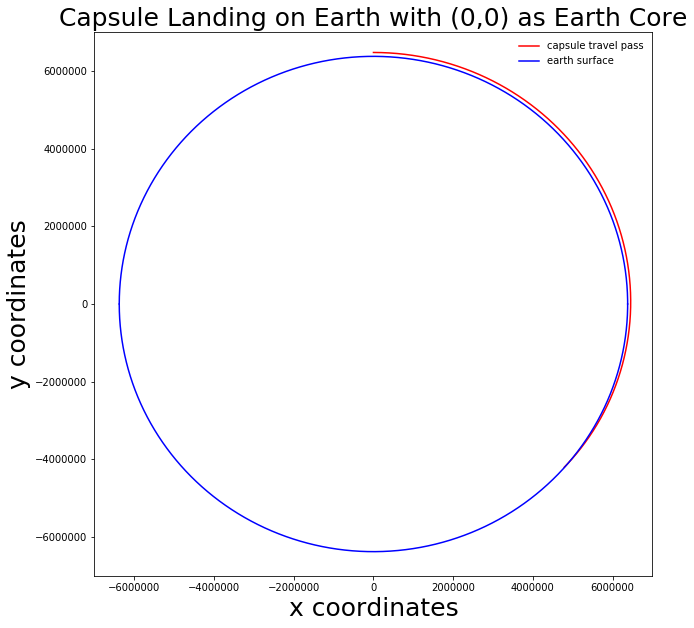

This figure's Python source:
# -*- coding: utf-8 -*-
"""
Created on Mon Mar 26 22:48:18 2018

@author: Jiaqi Li
"""

from scipy import *
from scipy import integrate
import numpy
from matplotlib.pyplot import *
from numpy import arcsin

G = 6.674e-11
M = 5.972e24
R = 6.378e6
m = 1200
k = 1e-04
B = 4.8e-5

def system(X,t):
    x = X[0]
    y = X[1]
    u = X[2]
    v = X[3]
    r = sqrt(x**2 + y**2)
    s = sqrt(u**2 + v**2)
    fG = G*M/r**3
    fD = (k/m)*exp(-B*(r-R))*s
    return array([u, v, -fG*x-fD*u, -fG*y-fD*v])

t = linspace(0,1900,1900)
x0 = array([0,100000+R,7850.,0.])
x_hat = integrate.odeint(system, x0, t)

#plot------------------------------------
x = linspace(-R,R,2*R+1)
y1 = sqrt(R**2 - x**2)
y2 = -sqrt(R**2 - x**2)

figure(1,figsize = (10,10))
plot(x_hat[:,0],x_hat[:,1],'r-')
plot(x,y1,'b')
plot(x,y2,'b')
xlim(-7000000,7000000)
ylim(-7000000,7000000)
legend(['capsule travel pass','earth surface'],loc = 0, framealpha=0)
xlabel('x coordinates',fontsize = 25)
ylabel('y coordinates',fontsize = 25)
title('Capsule Landing on Earth with (0,0) as Earth Core',fontsize = 25)

#c--------------------------------------
a = (R+100000)+(-x_hat[1899,1])
b = x_hat[1899,0]
c = sqrt(a**2+b**2)
arclength = arcsin(c/(2*R))*2*R
ratio = arclength/(2*pi*R)
longitude = round(ratio*360,2)
print(longitude)
